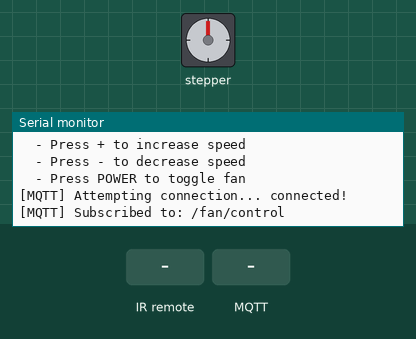
Recording of a program running on a simulated ESP32. Parts: stepper motor, the last lines printed to the serial monitor. Wiring (from diagram.json): stepper motor driver (200 steps per turn assumed): step GPIO 33; direction GPIO 32. The test bench sets the inputs (shaded band). WiFi joins after 1.5 s; servers stay silent unless stated; random numbers use the default seed unless the program sets one; no MQTT or app messages arrive unless stated.

Above: at 3.7 s.
3.8 s: infrared code 0xFFA25D received
At 4.5 s:
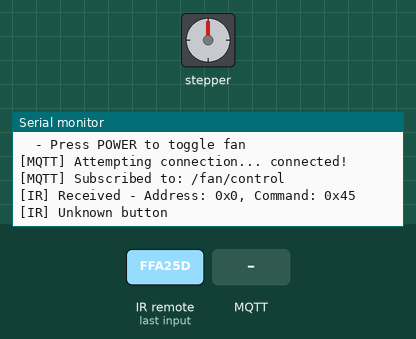
5.3 s: MQTT message "1" arrives on the first subscribed topic
At 5.8 s:
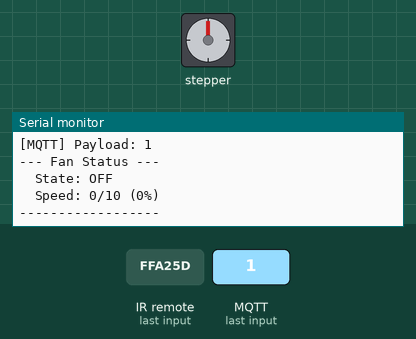
6.8 s: infrared code 0xFF30CF received
At 7.9 s:
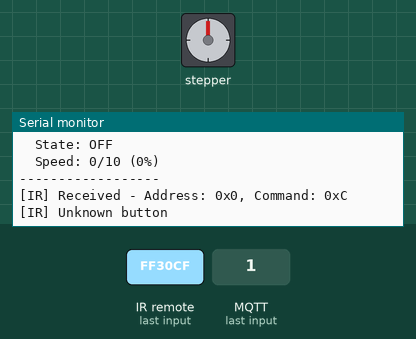
8.3 s: MQTT message "on" arrives on the first subscribed topic
At 9.1 s:
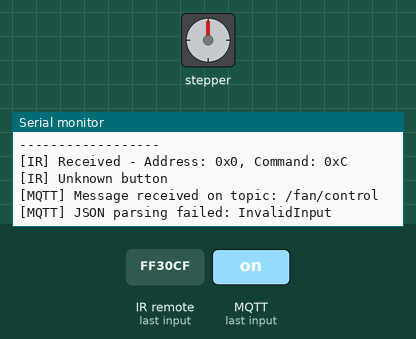
9.8 s: infrared code 0xFF7A85 received
At 10.2 s:
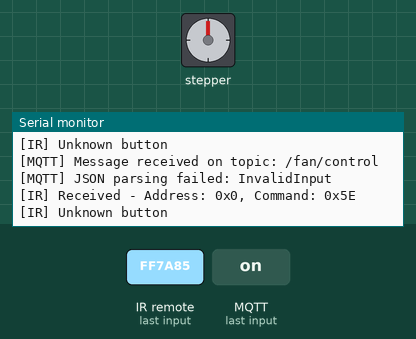

Measured:
- after the input at 3.8 s, the serial monitor: prints a new line at once (image 1)
- after the input at 5.3 s, the serial monitor: prints a new line at once (image 2)
- after the input at 6.8 s, the serial monitor: prints a new line at once (image 3)
- after the input at 8.3 s, the serial monitor: prints a new line at once (image 4)
- after the input at 9.8 s, the serial monitor: prints a new line at once (image 5)

The program:

main.cpp
```cpp
#include <Arduino.h>
#include <WiFi.h>
#include <PubSubClient.h>
#include <ArduinoJson.h>
#include <IRremote.h>

#define IR_RECV_PIN 15
#define STEP_PIN 33
#define DIR_PIN 32

#define IR_BUTTON_POWER 0xFFA25D
#define IR_BUTTON_PLUS 0xFF02FD
#define IR_BUTTON_MINUS 0xFF9867
#define IR_BUTTON_1 0xFF30CF
#define IR_BUTTON_2 0xFF18E7
#define IR_BUTTON_3 0xFF7A85

const char *ssid = "Wokwi-GUEST";
const char *password = "";
const char *mqtt_server = "100.64.0.1";
const int mqtt_port = 1883;
const char *mqtt_topic = "/fan/control";

WiFiClient espClient;
PubSubClient mqttClient(espClient);

int currentSpeed = 0;
const int SPEED_STEP = 1;
const int MIN_SPEED = 0;
const int MAX_SPEED = 10;
bool fanOn = false;

unsigned long lastStepTime = 0;
int stepDelay = 2000;

void setupWiFi();
void setupMQTT();
void mqttCallback(char *topic, byte *payload, unsigned int length);
void reconnectMQTT();
void handleIRRemote();
void publishSpeedCommand(bool speedUp);
void publishPowerCommand(bool powerOn);
void updateFanSpeed(int newSpeed);
void printStatus();
void runStepper();

void setup()
{
    Serial.begin(115200);
    delay(1000);

    Serial.println("\n========================================");
    Serial.println("   ESP32 Fan Control with IR & MQTT");
    Serial.println("========================================\n");

    pinMode(STEP_PIN, OUTPUT);
    pinMode(DIR_PIN, OUTPUT);
    digitalWrite(STEP_PIN, LOW);
    digitalWrite(DIR_PIN, HIGH);
    Serial.println("[STEPPER] Initialized - STEP: GPIO " + String(STEP_PIN) + ", DIR: GPIO " + String(DIR_PIN));

    IrReceiver.begin(IR_RECV_PIN, ENABLE_LED_FEEDBACK);
    Serial.println("[IR] Receiver initialized on GPIO " + String(IR_RECV_PIN));

    setupWiFi();
    setupMQTT();

    Serial.println("\n[READY] System initialized!");
    Serial.println("Use IR remote to control fan speed");
    Serial.println("  - Press + to increase speed");
    Serial.println("  - Press - to decrease speed");
    Serial.println("  - Press POWER to toggle fan\n");
}

void loop()
{
    if (!mqttClient.connected())
    {
        reconnectMQTT();
    }
    mqttClient.loop();
    handleIRRemote();
    runStepper();
}

void runStepper()
{
    if (fanOn && stepDelay > 0)
    {
        unsigned long currentTime = micros();
        if (currentTime - lastStepTime >= stepDelay)
        {
            digitalWrite(STEP_PIN, HIGH);
            delayMicroseconds(1000);
            digitalWrite(STEP_PIN, LOW);
            lastStepTime = currentTime;
        }
    }
}

void setupWiFi()
{
    Serial.print("[WIFI] Connecting to ");
    Serial.println(ssid);

    WiFi.mode(WIFI_STA);
    WiFi.begin(ssid, password);

    int attempts = 0;
    while (WiFi.status() != WL_CONNECTED && attempts < 30)
    {
        delay(500);
        Serial.print(".");
        attempts++;
    }

    if (WiFi.status() == WL_CONNECTED)
    {
        Serial.println("\n[WIFI] Connected!");
        Serial.print("[WIFI] IP Address: ");
        Serial.println(WiFi.localIP());
    }
    else
    {
        Serial.println("\n[WIFI] Connection failed! Continuing without WiFi...");
    }
}

void setupMQTT()
{
    mqttClient.setServer(mqtt_server, mqtt_port);
    mqttClient.setCallback(mqttCallback);
    Serial.println("[MQTT] Configured for " + String(mqtt_server));
}

void reconnectMQTT()
{
    int retries = 0;
    while (!mqttClient.connected() && retries < 3)
    {
        Serial.print("[MQTT] Attempting connection...");

        String clientId = "ESP32FanControl-" + String(random(0xffff), HEX);

        if (mqttClient.connect(clientId.c_str()))
        {
            Serial.println(" connected!");
            mqttClient.subscribe(mqtt_topic);
            Serial.println("[MQTT] Subscribed to: " + String(mqtt_topic));
        }
        else
        {
            Serial.print(" failed, rc=");
            Serial.print(mqttClient.state());
            Serial.println(" retrying in 2 seconds...");
            delay(2000);
            retries++;
        }
    }
}

void mqttCallback(char *topic, byte *payload, unsigned int length)
{
    Serial.print("\n[MQTT] Message received on topic: ");
    Serial.println(topic);

    StaticJsonDocument<256> doc;
    DeserializationError error = deserializeJson(doc, payload, length);

    if (error)
    {
        Serial.print("[MQTT] JSON parsing failed: ");
        Serial.println(error.c_str());
        return;
    }

    Serial.print("[MQTT] Payload: ");
    serializeJson(doc, Serial);
    Serial.println();

    if (doc.containsKey("speedPlus") && doc["speedPlus"].as<bool>())
    {
        Serial.println("[MQTT] Processing speedPlus command");
        int newSpeed = currentSpeed + SPEED_STEP;
        if (newSpeed > MAX_SPEED)
            newSpeed = MAX_SPEED;
        updateFanSpeed(newSpeed);
        fanOn = (currentSpeed > 0);
    }

    if (doc.containsKey("speedDown") && doc["speedDown"].as<bool>())
    {
        Serial.println("[MQTT] Processing speedDown command");
        int newSpeed = currentSpeed - SPEED_STEP;
        if (newSpeed < MIN_SPEED)
            newSpeed = MIN_SPEED;
        updateFanSpeed(newSpeed);
        fanOn = (currentSpeed > 0);
    }

    if (doc.containsKey("power"))
    {
        bool powerState = doc["power"].as<bool>();
        Serial.println("[MQTT] Processing power command: " + String(powerState ? "ON" : "OFF"));
        if (powerState)
        {
            updateFanSpeed(5);
            fanOn = true;
        }
        else
        {
            updateFanSpeed(0);
            fanOn = false;
        }
    }

    printStatus();
}

void handleIRRemote()
{
    if (IrReceiver.decode())
    {
        uint16_t command = IrReceiver.decodedIRData.command;
        uint16_t address = IrReceiver.decodedIRData.address;

        Serial.print("\n[IR] Received - Address: 0x");
        Serial.print(address, HEX);
        Serial.print(", Command: 0x");
        Serial.println(command, HEX);

        if (command == 2)
        {
            Serial.println("[IR] Speed UP pressed");
            publishSpeedCommand(true);
        }
        else if (command == 152)
        {
            Serial.println("[IR] Speed DOWN pressed");
            publishSpeedCommand(false);
        }
        else if (command == 162)
        {
            Serial.println("[IR] POWER pressed - Toggle fan");
            publishPowerCommand(!fanOn);
        }
        else
        {
            Serial.println("[IR] Unknown button");
        }

        IrReceiver.resume();
    }
}

void publishSpeedCommand(bool speedUp)
{
    if (!mqttClient.connected())
    {
        Serial.println("[MQTT] Not connected, cannot publish");
        return;
    }

    StaticJsonDocument<128> doc;

    if (speedUp)
    {
        doc["speedPlus"] = true;
        doc["speedDown"] = false;
    }
    else
    {
        doc["speedPlus"] = false;
        doc["speedDown"] = true;
    }

    char jsonBuffer[128];
    serializeJson(doc, jsonBuffer);

    Serial.print("[MQTT] Publishing to ");
    Serial.print(mqtt_topic);
    Serial.print(": ");
    Serial.println(jsonBuffer);

    mqttClient.publish(mqtt_topic, jsonBuffer);
}

void publishPowerCommand(bool powerOn)
{
    if (!mqttClient.connected())
    {
        Serial.println("[MQTT] Not connected, cannot publish");
        return;
    }

    StaticJsonDocument<128> doc;
    doc["power"] = powerOn;

    char jsonBuffer[128];
    serializeJson(doc, jsonBuffer);

    Serial.print("[MQTT] Publishing to ");
    Serial.print(mqtt_topic);
    Serial.print(": ");
    Serial.println(jsonBuffer);

    mqttClient.publish(mqtt_topic, jsonBuffer);
}

void updateFanSpeed(int newSpeed)
{
    newSpeed = constrain(newSpeed, MIN_SPEED, MAX_SPEED);

    if (newSpeed != currentSpeed)
    {
        currentSpeed = newSpeed;

        if (currentSpeed > 0)
        {
            stepDelay = 5000 - (currentSpeed * 400);
            if (stepDelay < 500) stepDelay = 500;
        }
        else
        {
            stepDelay = 0;
        }

        Serial.print("[STEPPER] Oscillation speed level: ");
        Serial.print(currentSpeed);
        Serial.print(" (delay: ");
        Serial.print(stepDelay);
        Serial.println("us)");
    }
}

void printStatus()
{
    int speedPercent = (currentSpeed * 100) / MAX_SPEED;
    Serial.println("\n--- Fan Status ---");
    Serial.print("  State: ");
    Serial.println(fanOn ? "ON" : "OFF");
    Serial.print("  Speed: ");
    Serial.print(currentSpeed);
    Serial.print("/");
    Serial.print(MAX_SPEED);
    Serial.print(" (");
    Serial.print(speedPercent);
    Serial.println("%)");
    Serial.println("------------------\n");
}
```
